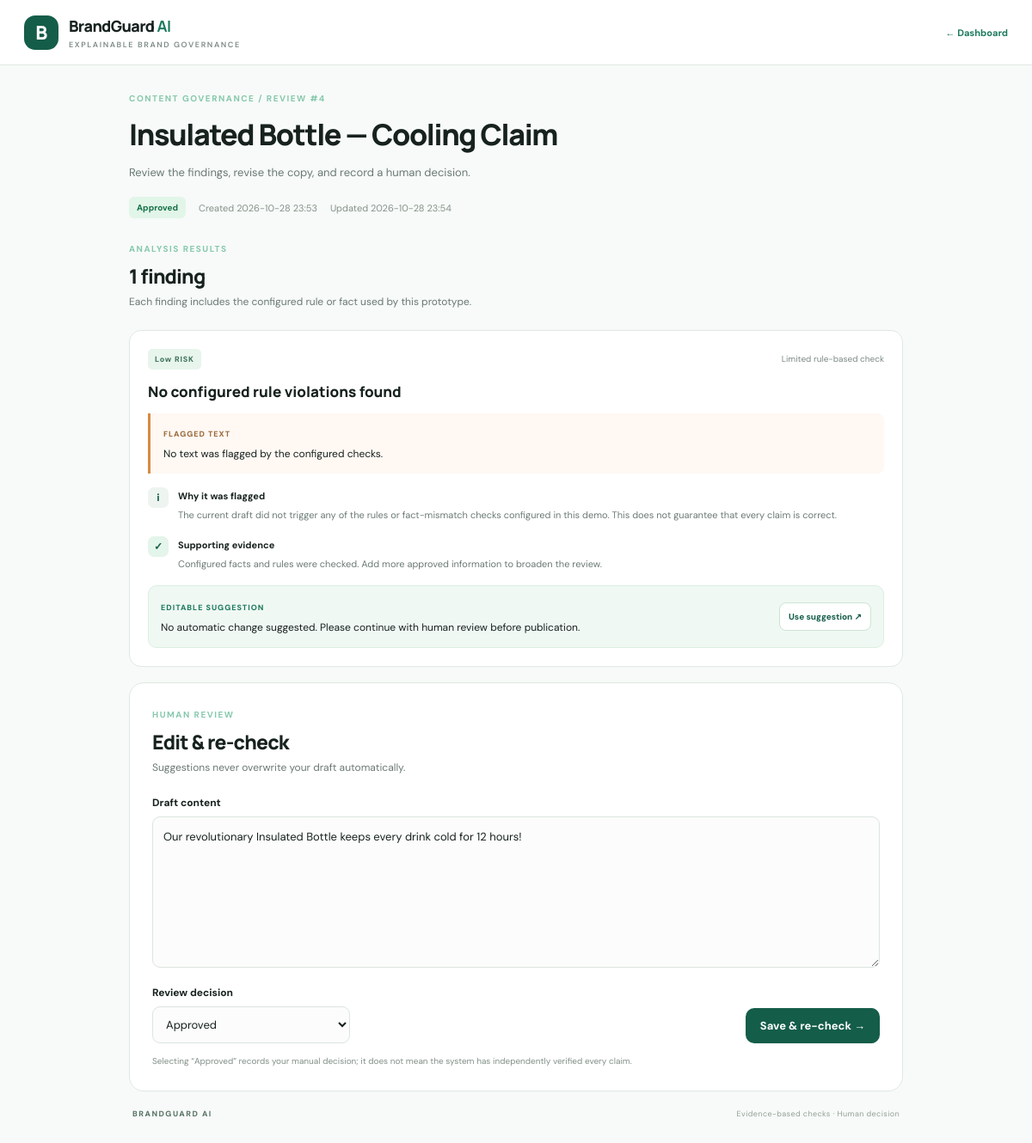
The app's page /review/4 with its own data.
### tables this page shows
CREATE TABLE reviews (
                id INTEGER PRIMARY KEY AUTOINCREMENT,
                title TEXT NOT NULL,
                draft TEXT NOT NULL,
                findings_json TEXT NOT NULL,
                status TEXT NOT NULL DEFAULT 'Draft',
                created_at TEXT NOT NULL,
                updated_at TEXT NOT NULL
            );

### app.py (the view)
@app.route("/review/<int:review_id>")
def review_detail(review_id):
    import json
    with get_db() as db:
        review = db.execute("SELECT * FROM reviews WHERE id=?", (review_id,)).fetchone()
    if not review:
        flash("Review not found.", "error")
        return redirect(url_for("index"))
    return render_template("review.html", review=review, findings=json.loads(review["findings_json"]))

### app.py (called while the page is built)
def get_db():
    conn = sqlite3.connect(DB_PATH)
    conn.row_factory = sqlite3.Row
    return conn

### templates/review.html (shortened to what this page needs)
<!doctype html>
<html lang="en"><head><link rel="stylesheet" href="{{ url_for('static', filename='style.css') }}"></head>
<body><header class="topbar"><a class="brand" href="/"><span class="brand-mark">B</span><span>BrandGuard <b>AI</b><small>EXPLAINABLE BRAND GOVERNANCE</small></span></a><a class="back-link" href="/">← Dashboard</a></header>
<main class="shell review-shell">
  <div class="eyebrow">CONTENT GOVERNANCE / REVIEW #{{ review.id }}</div><h1 class="review-title">{{ review.title }}</h1><p class="review-intro">Review the findings, revise the copy, and record a human decision.</p>
  <div class="review-meta"><span class="status status-{{ review.status|lower|replace(' ', '-') }}">{{ review.status }}</span><span>Created {{ review.created_at[:16].replace('T',' ') }}</span><span>Updated {{ review.updated_at[:16].replace('T',' ') }}</span></div>
  <section class="findings-wrap"><div class="panel-heading"><div><span class="step">ANALYSIS RESULTS</span><h2>{{ findings|length }} finding{% if findings|length != 1 %}s{% endif %}</h2><p>Each finding includes the configured rule or fact used by this prototype.</p></div></div>
  {% for finding in findings %}
  <article class="finding-card">
    <div class="finding-top"><span class="severity severity-{{ finding.severity|lower }}">{{ finding.severity }} RISK</span><span class="confidence">{{ finding.confidence }}</span></div>
    <h3>{{ finding.category }}</h3><div class="flagged"><span>FLAGGED TEXT</span><p>{{ finding.flagged_text }}</p></div>
    <div class="finding-detail"><span class="detail-icon">i</span><div><b>Why it was flagged</b><p>{{ finding.reason }}</p></div></div>
    <div class="finding-detail evidence"><span class="detail-icon">✓</span><div><b>Supporting evidence</b><p>{{ finding.evidence }}</p></div></div>
    <div class="suggestion"><div><span>EDITABLE SUGGESTION</span><p>{{ finding.suggestion }}</p></div><button type="button" class="copy-suggestion" data-suggestion="{{ finding.suggestion|e }}">Use suggestion ↗</button></div>
  </article>
  {% endfor %}
  </section>
  <section class="panel edit-panel"><div class="panel-heading"><div><span class="step">HUMAN REVIEW</span><h2>Edit & re-check</h2><p>Suggestions never overwrite your draft automatically.</p></div></div>
    <form action="{{ url_for('update_review', review_id=review.id) }}" method="post" id="updateForm">
      <label for="draft">Draft content</label><textarea name="draft" id="draft" rows="7" required>{{ review.draft }}</textarea>
      <div class="status-row"><div><label for="status">Review decision</label><select name="status" id="status"><option {% if review.status == 'Approved' %}selected{% endif %}>Approved</option></select></div><button class="button button-primary" type="submit">Save & re-check →</button></div>
      <p class="helper-text">Selecting “Approved” records your manual decision; it does not mean the system has independently verified every claim.</p>
    </form>
  </section>
  <footer><span>BRANDGUARD AI</span><span>Evidence-based checks · Human decision</span></footer>
</main>
</body></html>

### records on screen
reviews: id "4", title "Insulated Bottle — Cooling Claim", status "Approved", created_at "2026-10-28 23:53", updated_at "2026-10-28 23:54", draft "Our revolutionary Insulated Bottle keeps every drink cold for 12 hours!"

### other values on screen
{{ findings|length }} "1"
{{ finding.severity }} "Low"
{{ finding.confidence }} "Limited rule-based check"
{{ finding.category }} "No configured rule violations found"
{{ finding.flagged_text }} "No text was flagged by the configured checks."
{{ finding.reason }} "The current draft did not trigger any of the rules or fact-mismatch checks configured in this demo. This does not guarantee that every claim is correct."
{{ finding.evidence }} "Configured facts and rules were checked. Add more approved information to broaden the review."
{{ finding.suggestion }} "No automatic change suggested. Please continue with human review before publication."
